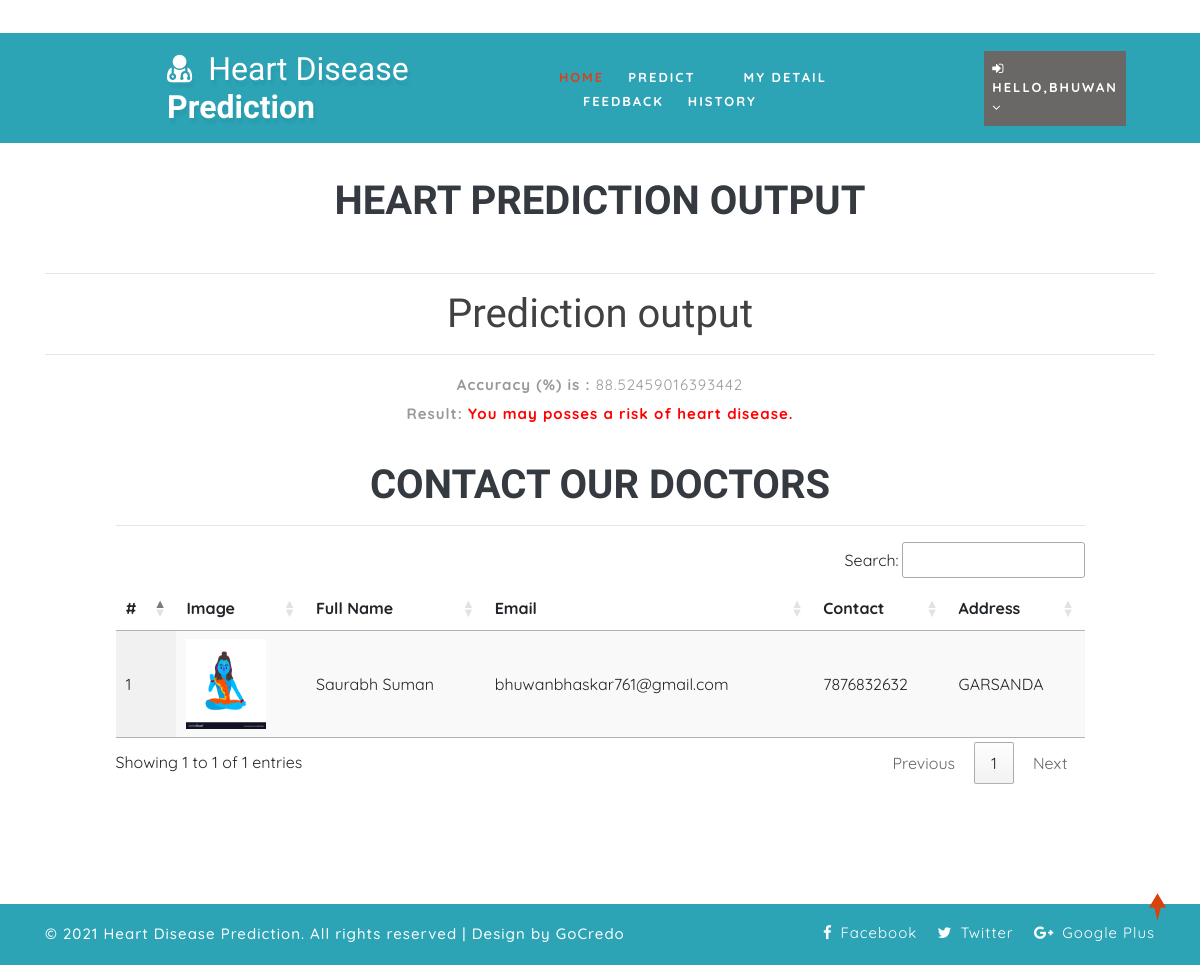
The page /predict_desease/88.52459016393442/88.52459016393442/ (signed in) on the database its author committed.
### health/models.py (models this page shows, shortened)
class Doctor(models.Model):
    status = models.IntegerField(DOCTOR_STATUS, null=True)
    user = models.ForeignKey(User, on_delete=models.CASCADE, null=True)
    contact = models.CharField(max_length=100, null=True)
    address = models.CharField(max_length=100, null=True)
    category = models.CharField(max_length=100, null=True)
    doj = models.DateField(null=True)
    dob = models.DateField(null=True)
    image = models.FileField(null=True)

### health/views.py (the view)
# urls.py: path('predict_desease/<str:pred>/<str:accuracy>/', predict_desease, name="predict_desease"),
@login_required(login_url="login")
def predict_desease(request, pred, accuracy):
    doctor = Doctor.objects.filter(address__icontains=Patient.objects.get(user=request.user).address)
    d = {'pred': pred, 'accuracy':accuracy, 'doctor':doctor}
    return render(request, 'predict_disease.html', d)

### health/templates/predict_disease.html
{% extends 'index.html' %}
{% load static %}
{% block body %}
	<section class="logins py-5">
		<div class="container py-xl-5 py-lg-3">
			<div class="title-section mb-md-5 mb-4">
				<h6 class="w3ls-title-sub" style="color:red"></h6><br><br><center>
				<h3 class="w3ls-title text-uppercase text-dark font-weight-bold">Heart Prediction Output</h3></center>
			</div><hr/>
			<div class="login px-sm-12" style="width:100%">
                <h1 align='center' style='color:#414141'>Prediction output</h1><hr><center><p><b>Accuracy (%) is :</b> {{ accuracy }}  </p><p><b>Result:</b>
                {% if pred == "0" %}
                <span style='color:green'><strong>You are healthy.</strong></span>
                {% else %}
                <span style='color:red'><strong>You may posses a risk of heart disease.</strong></span>
                {% endif %}
            </p></center>
			</div>
            {% if pred != "0" %}
            <div class="container-fluid" style="width:90%;margin-top:3%">
                    <div class="container-fluid">
                        <h1 align="center" class="w3ls-title text-uppercase text-dark font-weight-bold">Contact our doctors</h1>
                         </div><hr>
                                <table id="example" class="display" style="width:100%">
                                  <thead>
                                    <tr>
                                      <th>#</th>
                                      <th>Image</th>
                                      <th>Full Name</th>
                                      <th>Email</th>
                                      <th>Contact</th>
                                      <th>Address</th>
                                  </tr>
                              </thead>
                              <tbody>
                              {% for i in doctor %}
                                <tr>
                                  <td>{{forloop.counter}}</td>
                                  <td><img src="{{i.image.url}}" style="width:80px;height:90px"></td>
                                  <td>{{i.user.first_name}} {{i.user.last_name}}</td>
                                  <td>{{i.user.email}}</td>
                                  <td>{{i.contact}}</td>
                                  <td>{{i.address}}</td>
                              </tr>
                              {% empty %}
                              <tr>
                                  <td colspan="5">No Record Found.</td>
                              </tr>
                              {% endfor %}
                          </tbody>
                      </table>
                  </div>
            {% endif %}
		</div>
	</section>
{% endblock %}

### health/templates/index.html (shortened to what this page needs)
<!DOCTYPE html>
{% load static %}
<html lang="zxx">
<head>
	<link rel="stylesheet" href="{% static 'css/bootstrap.css' %}">
	<link href="{% static 'css/css_slider.css' %}" type="text/css" rel="stylesheet" media="all">
	<link rel="stylesheet" href="{% static 'css/style.css' %}" type="text/css" media="all" />
	<link href="{% static 'css/font-awesome.min.css' %}" rel="stylesheet">
<link rel='stylesheet' type='text/css' href="https://cdn.datatables.net/1.10.21/css/jquery.dataTables.min.css">
<link rel='stylesheet' type='text/css' href="https://cdn.datatables.net/buttons/1.6.2/css/buttons.dataTables.min.css">
</head>
<body>
	<div id="home" style="margin-bottom:2%">
		<header>
			<div class="top-bar py-3">
				<div class="container">
					<div class="row">
						<div class="col-xl-7 col-lg-6 col-md-4 top-social-agile text-md-right text-center mt-md-0 mt-2">
							<div class="row">
								<div class="col-xl-3 col-lg-4 col-6 top-w3layouts p-md-0 text-right">
								</div>
								<div class="col-xl-3 col-lg-4 col-6 header-w3layouts text-md-right text-left">
								</div>
							</div>
						</div>
					</div>
				</div>
			</div>
		</header>
		<div class="main-top" style="background:rgb(44, 164, 182)">
			<div class="container-fluid">
				<div class="header d-md-flex justify-content-between align-items-center py-3">
					<div id="logo" style="margin-left:13%">
						<h1>
							<a href="index.html">
								<span class="fa fa-user-md mr-2"></span>
								<span class="logo-sp">Heart Disease</span> Prediction
							</a>
						</h1>
					</div>
					{% if request.user.is_staff %}
					<div class="nav_w3ls" style="margin-right:4%">
						<nav>
							<label for="drop1" class="toggle">Menu</label>
							<input type="checkbox" id="drop1" />
							<ul class="menu" style="padding:15px;width:100%">
								<li class="mx-lg-4 mx-md-3 my-md-0 my-2"><a href="{% url 'admin_home' %}" >Home</a></li>
								<li>
									<label for="drop-2" class="toggle toogle-2"> <span class="fa fa-angle-down" aria-hidden="true"></span>
									</label>
									<a href="#"> Doctor <span class="fa fa-angle-down" aria-hidden="true"></span></a>
									<ul style="margin-top:2%;width:40%;margin-right:0%">
										<li style="width:100%;"><a href="/add_doctor" class="drop-text">Add Doctor</a></li>
										<li style="width:100%;"><a href="/view_doctor" class="drop-text">View Doctor</a></li>
									</ul>
								</li>
								<li class="mx-lg-4 mx-md-3 my-md-0 my-2"><a href="/view_patient">Patient</a></li>
								<li class="mx-lg-4 mx-md-3 my-md-0 my-2">
									<a href="/view_search_pat">Searched Data</a></li>
								<li><a href="/view_feedback">Feedback</a></li>
							</ul>
						</nav>
					</div>
					<div class="nav_w3ls" style="margin-right:3%">
						<nav>
							<label for="drop2" class="toggle">Menu</label>
							<input type="checkbox" id="drop2" />
							<ul class="menu">
								<li class="mx-lg-4 mx-md-3 my-md-0 my-2" style="background:red;padding:8px">
									<label for="drop-2" class="toggle toogle-2"> <span class="fa fa-angle-down" aria-hidden="true"></span>
									</label>
									<a href="#"><i class="fa fa-user"></i> {{request.user.username}} <span class="fa fa-angle-down" aria-hidden="true"></span></a>
									<ul style="margin-top:10%;width:80%;margin-right:5%">
										<li style="width:100%;"><a href="{% url 'change_password' %}" class="drop-text">Password</a></li>
										<li style="width:100%;"><a href="{% url 'logout' %}" class="drop-text">Logout</a></li>
									</ul>
								</li>
							</ul>
						</nav>
					</div>
					{% elif request.user.patient_set.all.0 %}
					<div class="nav_w3ls" style="margin-left:5%;font-weight:bold">
						<nav>
							<ul class="menu" style="padding:15px;width:100%">
								<li><a href="{% url 'patient_home' %}" class="active">Home</a></li>
								<li class="mx-lg-4 mx-md-3 my-md-0 my-2"><a href="/add_heartdetail">Predict</a></li>
								<li class="mx-lg-4 mx-md-3 my-md-0 my-2"><a href="/profile_doctor">My Detail</a></li>
								<li class="mx-lg-4 mx-md-3 my-md-0 my-2"><a href="/sent_feedback">Feedback</a></li>
								<li><a href="/view_search_pat">History</a></li>
							</ul>
						</nav>
					</div>
					<div class="nav_w3ls" style="margin-right:3%">
						<nav>
							<ul class="menu">
								<li class="mx-lg-4 mx-md-3 my-md-0 my-2" style="background:#6a6767;padding:8px">
									<a href="#"><i class="fa fa-sign-in"></i> Hello,{{request.user.username}} <span class="fa fa-angle-down" aria-hidden="true"></span></a>
								</li>
							</ul>
						</nav>
					</div>
					{% endif %}
				</div>
			</div>
		</div>
		{% block body %}
		{% endblock %}
	</div>
	<div class="copy-w3pvt" style="background:rgb(44, 164, 182);color:white">
		<div class="container py-3">
			<div class="row">
				<div class="col-lg-7 w3ls_footer_grid1_left text-lg-left text-center">
					<p style="color:white">&copy; 2021 Heart Disease Prediction. All rights reserved | Design by GoCredo</a>
					</p>
				</div>
				<div class="col-lg-5 w3ls_footer_grid_left1_pos text-lg-right text-center mt-lg-0 mt-2">
					<ul style="color:white">
						<li>
							<a href="#" style="color:white" class="facebook">
								<span class="fa fa-facebook-f mr-2"></span>Facebook</a>
						</li>
						<li class="mx-3">
							<a href="#" style="color:white" class="twitter">
								<span class="fa fa-twitter mr-2"></span>Twitter</a>
						</li>
						<li>
							<a href="#" style="color:white" class="google">
								<span class="fa fa-google-plus mr-2"></span>Google Plus</a>
						</li>
					</ul>
				</div>
			</div>
		</div>
	</div>
	<a href="#home" style="color:white" class="move-top text-center"></a>
</body>
</html>

### health/static/css/style.css (style rules this page uses)
body { padding: 0; margin: 0; background: #FFF; font-family: 'Quicksand', sans-serif; }
body a, body button { transition: 0.5s all; -webkit-transition: 0.5s all; -moz-transition: 0.5s all; -o-transition: 0.5s all; -ms-transition: 0.5s all; text-decoration: none; }
html { scroll-behavior: smooth; }
h1, h2, h3, h4, h5, h6 { margin: 0; padding: 0; font-family: 'Mukta', sans-serif; }
p { margin: 0; padding: 0; font-size: 15px; letter-spacing: 1px; line-height: 1.9; color: #999; font-family: 'Quicksand', sans-serif; }
ul, ol { margin: 0; padding: 0; }
a.move-top { width: 34px; height: 34px; background: url(../images/move-top.png) no-repeat; display: inline-block; position: fixed; bottom: 4%; right: 2%; z-index: 0; }
#home { position: relative; }
.main-top { position: absolute; z-index: 999; width: 100%; background: rgba(0, 0, 0, 0.4); }
nav { margin: 0; padding: 0; }
#logo a { float: left; display: initial; font-weight: 700; font-size: 32px; color: #fff; text-shadow: 2px 5px 3px rgba(0, 0, 0, 0.06); padding: 0; }
span.logo-sp { font-weight: 100; }
nav:after { content: ""; display: table; clear: both; }
nav ul { float: right; padding: 0; margin: 0; list-style: none; position: relative; }
nav ul li { margin: 0px; display: inline-block; float: left; }
nav a { padding: 0; color: #fff; font-size: 13px; letter-spacing: 2px; font-weight: 700; text-transform: uppercase; display: inline-block; transition: 0.5s all; -webkit-transition: 0.5s all; -moz-transition: 0.5s all; -o-transition: 0.5s all; -ms-transition: 0.5s all; }
.menu li a.active, .menu li a:hover { color: #2196f3; transition: 0.5s all; -webkit-transition: 0.5s all; -moz-transition: 0.5s all; -o-transition: 0.5s all; -ms-transition: 0.5s all; color: #d84315; }
li>a:only-child:after { content: ''; }
h3.w3ls-title { font-size: 40px; }
.w3ls_footer_grid_left1_pos ul li, ul.list-part li { display: inline-block; }
.w3ls_footer_grid_left1_pos ul li a { color: #000; text-decoration: none; letter-spacing: 1px; font-size: 15px; }
.w3ls_footer_grid1_left p { color: #484848; font-weight: 500; }

### rows shown on the page
Doctor: image (picture), user.first_name "Saurabh", user.last_name "Suman", user.email "bhuwanbhaskar761@gmail.com", contact "7876832632", address "GARSANDA"

### other values the page prints
{{ request.user.username }} "BHUWAN"
{{ accuracy }} "88.52459016393442"
